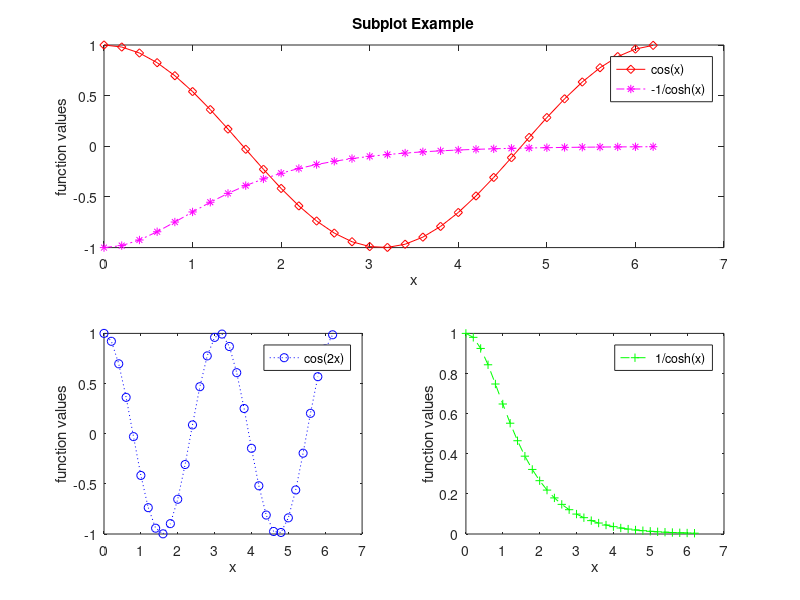

Source code (MATLAB):
% Subplots 2
clear all
close all

x = 0:0.2:2*pi;

figure(1);
subplot(2, 1, 1);
plot(x, cos(x), 'rd-'); 
xlabel('x');
ylabel('function values');
title('Subplot Example');

subplot(2, 2, 3);
plot(x, cos(2*x), 'bo:');
xlabel('x');
ylabel('function values');
legend('cos(2x)');

subplot(2, 2, 4);
plot(x, 1./cosh(x), 'g+--');
xlabel('x');
ylabel('function values');
legend('1/cosh(x)');

subplot(2, 1, 1);
hold on;
plot(x, -1./cosh(x), 'm*-.');
legend('cos(x)', '-1/cosh(x)');